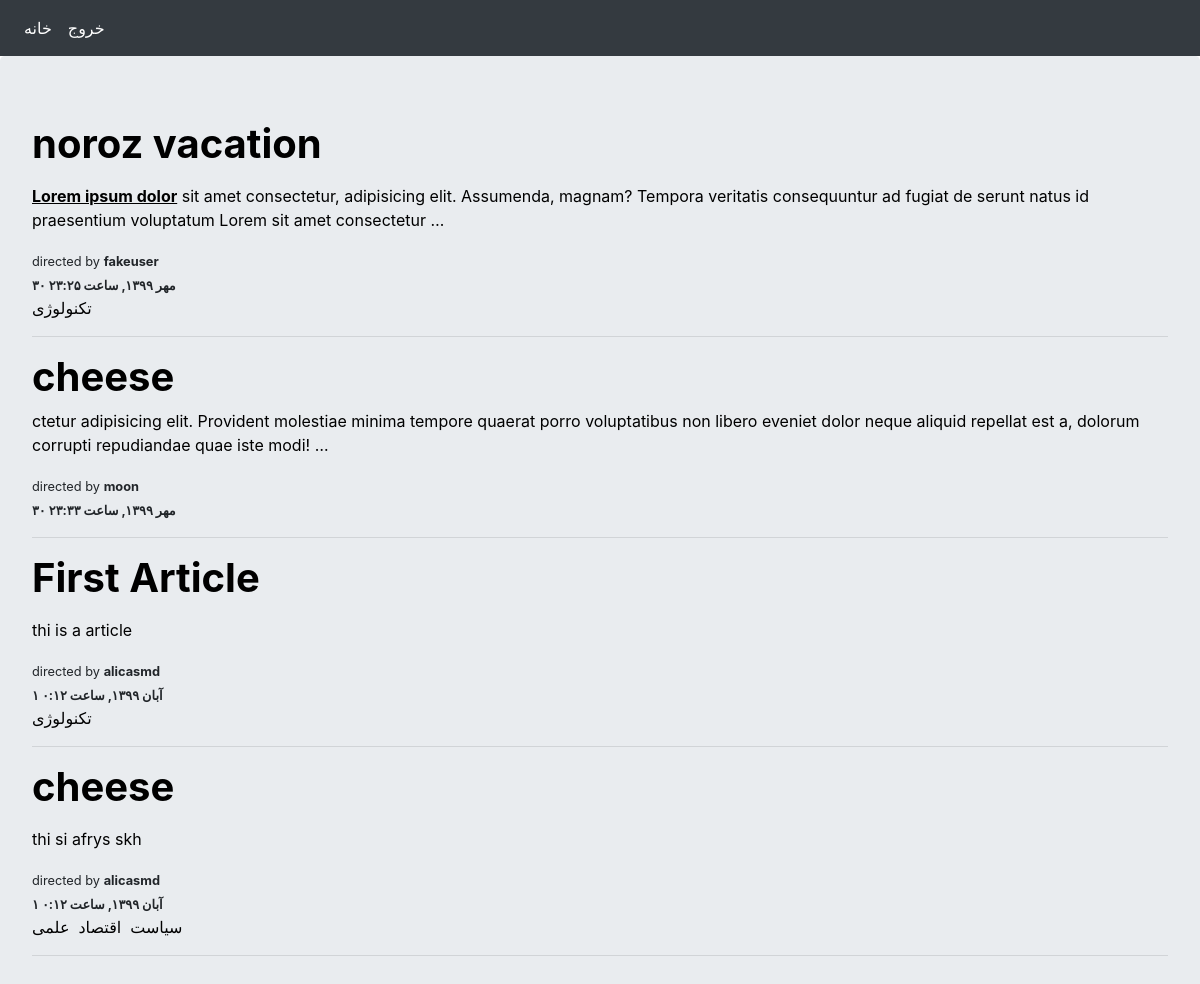
Screenshot of / (signed in) with the database file from the repository.
### blog/models.py (models this page shows, shortened)
class Article(models.Model):
    STATUS = (
        ('publish','Publish'),
        ('draft','Draft'),
    )
    title = models.CharField(max_length=120,verbose_name='عنوان مقاله')
    slug  = models.SlugField(max_length=120,unique=True,allow_unicode=True,verbose_name='آدرس مقاله')
    writer = models.ForeignKey(User,on_delete=models.CASCADE,verbose_name='نویسنده مقاله')
    body = RichTextUploadingField(verbose_name='بدنه مقاله')
    category =models.ManyToManyField(ArticleCategory,verbose_name='دسته بندی مقاله')
    publish = models.DateTimeField(default=timezone.now)
    created = models.DateTimeField(auto_now_add=True) #django saves this time and you cant see it in admin panel it cant be changed
    updated = models.DateTimeField(auto_now=True)     #django saves it time and you cant see it in admin panel when it changes and created it can be changed
    status = models.CharField(max_length=30,choices=STATUS,default='d')
    published = PublishArticleManager()
    objects = models.Manager()
    def get_absolute_url(self):
        return reverse('blog:artcile_detail', args=[self.id, self.slug])
    def jpublish(self):
        return jalali_convertor(self.publish)
    class Meta:
        verbose_name        = "مقاله"
        verbose_name_plural = "مقالات"

class ArticleCategory(models.Model):
    title      = models.CharField(max_length=200,verbose_name='عنوان دسته بندی',unique=True)
    status     = models.BooleanField(default=True,verbose_name='آیا نمایش داده شود؟')
    class Meta:
        verbose_name        = "دسته بندی"
        verbose_name_plural = "دسته بندی ها"

### blog/views.py (the view)
# urls.py: path('',views.all_articles,name = 'all_articles'),
def all_articles(request):
    articles = Article.published.all()
    context = {"all_articles" :articles}
    return render(request,'blog/all_articles.html',context)

### blog/models.py (called while the page is built)
    def get_queryset(self):
        return super().get_queryset().filter(status='publish')

### extensions/jalali.py (called while the page is built)
    def persian_tuple(self):
        return self.persian_year, self.persian_month, self.persian_day

### extensions/uutils.py (called while the page is built)
def persian_numbers_convertor(mystr):
    numbers = {
        "0":"۰",
        "1":"۱",
        "2":"۲",
        "3":"۳",
        "4":"۴",
        "5":"۵",
        "6":"۶",
        "7":"۷",
        "8":"۸",
        "9":"۹",
    }
    for e,p in numbers.items():
        mystr = mystr.replace(e,p)
    return mystr

def jalali_convertor(time):
    time =  timezone.localtime(time)
    jmonth = ["فروردین","اردیبهشت","خرداد","تیر","مرداد","شهریور","مهر","آبان","آذر","دی","بهمن","اسفند",]
    time_to_str = "{},{},{}".format(time.year, time.month ,time.day)
    time_to_tuple = jalali.Gregorian(time_to_str).persian_tuple()
    time_to_list = list(time_to_tuple)
    for index , month in enumerate(jmonth):
        if time_to_list[1] == index + 1:
            time_to_list[1] = month
    output = "{} {} {}, ساعت {}:{}".format(
        time_to_list[2],
        time_to_list[1],
        time_to_list[0],
        time.hour,
        time.minute,
    )
    return persian_numbers_convertor(output)

### blog/templates/blog/all_articles.html
{% extends 'base.html' %}
{% block content %}
    {% if request.user.is_authenticated %}
        {% for article in all_articles %}
            <a href="{{ article.get_absolute_url }}" style="color: black;">
                <h1 ><b>{{article.title}}</b></h1>
                <p>{{article.body|truncatewords:25|safe}}</p>
            </a>
            <small >directed by <b>{{article.writer}}</b><br>  <b>{{article.jpublish}}</b></small>&nbsp;
            <br>
                {% for item in article.category.all  %}
                    <a href="{% url 'blog:article_category' item.title %}" style="color: black;"><span> {{item.title}}</span>&nbsp;</a>
                {% endfor %}
            <hr>
        {% endfor %}
    {% else %}
        <p> please <a href="{% url 'accounts:user_login' %}">login</a> or <a href="{% url 'accounts:user_register' %}">register</a> first</p>
    {% endif %}
{% endblock %}

### templates/base.html (shortened to what this page needs)
<!DOCTYPE html>
<html lang="en">
<head>
    <link rel="stylesheet" href="https://cdn.jsdelivr.net/npm/bootstrap@4.5.3/dist/css/bootstrap.min.css">
</head>
<body >
    {% include 'inc/navbar.html' %}
    <div class="jumbotron">
        {% block content %}
        {% endblock %}
    </div>
</body>
</html>

### templates/inc/navbar.html
<nav class="navbar navbar-expand-lg navbar-dark bg-dark">
    <div class="navbar-nav">
        <a class="nav-item nav-link active" href="{% url 'blog:all_articles' %}">خانه</a>
        {% if request.user.is_authenticated %}
            <a class="nav-item nav-link active" href="{% url 'accounts:user_logout' %}">خروج</a>
        {% else %}
            <a class="nav-item nav-link active" href="{% url 'accounts:user_register' %}">ثبت نام</a>
            <a class="nav-item nav-link active" href="{% url 'accounts:user_login' %}">ورود</a>
        {% endif %}
    </div>
</nav>

### rows the page displays
Article: title "noroz vacation", body "Lorem ipsum dolor sit amet consectetur, adipisicing elit. Assumenda, magnam? Tempora veritatis consequuntur ad fugiat de serunt natus id praesentium voluptatum Lorem sit amet consectetur …", writer "fakeuser", jpublish "۳۰ مهر ۱۳۹۹, ساعت ۲۳:۲۵"
ArticleCategory: title "تکنولوژی"
Article: title "cheese", body "ctetur adipisicing elit. Provident molestiae minima tempore quaerat porro voluptatibus non libero eveniet dolor neque aliquid repellat est a, dolorum corrupti repudiandae quae iste modi! …", writer "moon", jpublish "۳۰ مهر ۱۳۹۹, ساعت ۲۳:۳۳"
Article: title "First Article", body "thi is a article", writer "alicasmd", jpublish "۱ آبان ۱۳۹۹, ساعت ۰:۱۲"
Article: title "cheese", body "thi si afrys skh", writer "alicasmd", jpublish "۱ آبان ۱۳۹۹, ساعت ۰:۱۲"
ArticleCategory: title "سیاست"
ArticleCategory: title "اقتصاد"
ArticleCategory: title "علمی"
